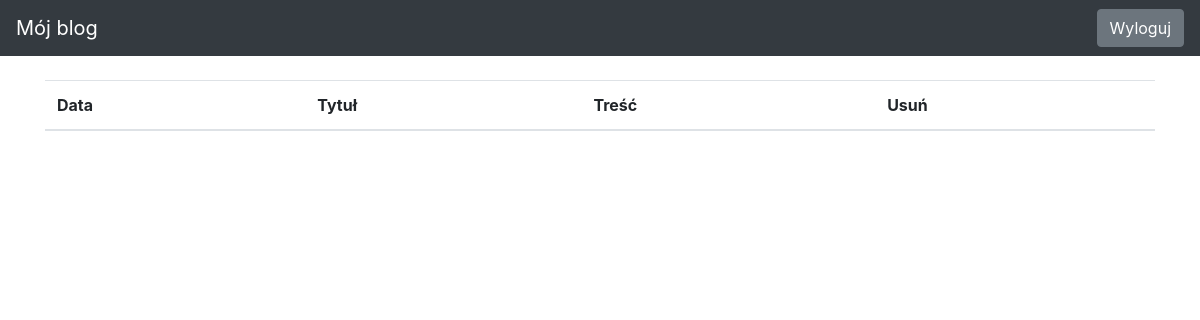
Before: /drafts/ (signed in) with the older database file.
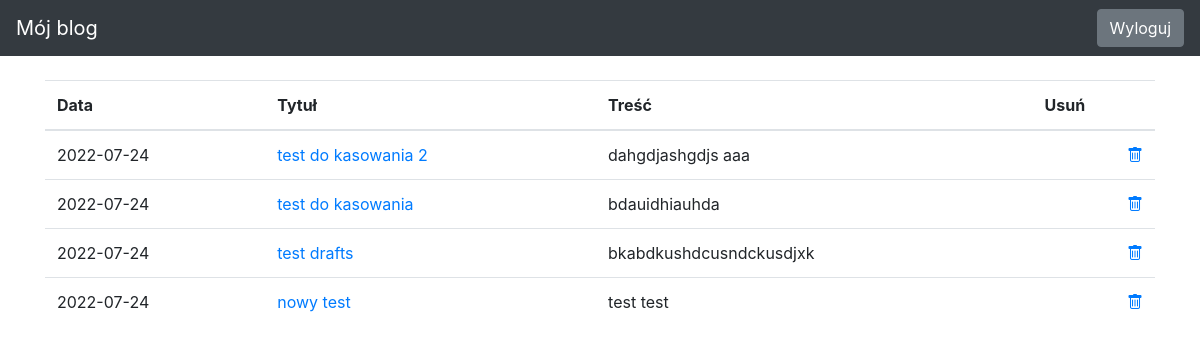
After: the same page with the newer database file.
### blog/models.py (models this page shows)
class Entry(db.Model):
   id = db.Column(db.Integer, primary_key=True)
   title = db.Column(db.String(80), nullable=False)
   body = db.Column(db.Text, nullable=False)
   pub_date = db.Column(db.DateTime, nullable=False,
       default=datetime.datetime.utcnow)
   is_published = db.Column(db.Boolean, default=False)

### blog/routes.py (the view)
@app.route("/drafts/", methods=['GET'])
@login_required
def list_drafts():
   drafts = Entry.query.filter_by(is_published=False).order_by(Entry.pub_date.desc())
   return render_template("drafts.html", drafts=drafts)

### blog/routes.py (called while the page is built)
def login_required(view_func):
   @functools.wraps(view_func)
   def check_permissions(*args, **kwargs):
       if session.get('logged_in'):
           return view_func(*args, **kwargs)
       return redirect(url_for('login', next=request.path))
   return check_permissions

### blog/templates/drafts.html
{% extends "base.html" %}
{% block content %}
<table class="table">
   <thead>
     <tr>
       <th scope="col">Data</th>
       <th scope="col">Tytuł</th>
       <th scope="col">Treść</th>
       <th scope="col">Usuń</th>
     </tr>
   </thead>
   <tbody>
       {% for post in drafts %}
     <tr>
       <td>
           {{ post.pub_date.strftime('%Y-%m-%d') }}
       </td>
       <td>
           <a href="{{ url_for('edit_entry', entry_id=post.id) }}">
               {{ post.title }}
           </a>
       </td>
       <td>{{ post.body|truncate(100, true) }}</td>
       <td><form id="form" action="{{ url_for('delete_post', entry_id=post.id) }}" method="post">
        <a href="#" class="bi bi-trash float-right" onClick="document.getElementById('form').submit();"></a>
        </form>
       </td>
     </tr>
     {% endfor %}
   </tbody>
 </table>
{% endblock %}

Changed rows visible on the page:
added Entry: pub_date "2022-07-24", title "test do kasowania 2", body "dahgdjashgdjs aaa"
added Entry: pub_date "2022-07-24", title "test do kasowania", body "bdauidhiauhda"
added Entry: pub_date "2022-07-24", title "test drafts", body "bkabdkushdcusndckusdjxk"
added Entry: pub_date "2022-07-24", title "nowy test", body "test test"
